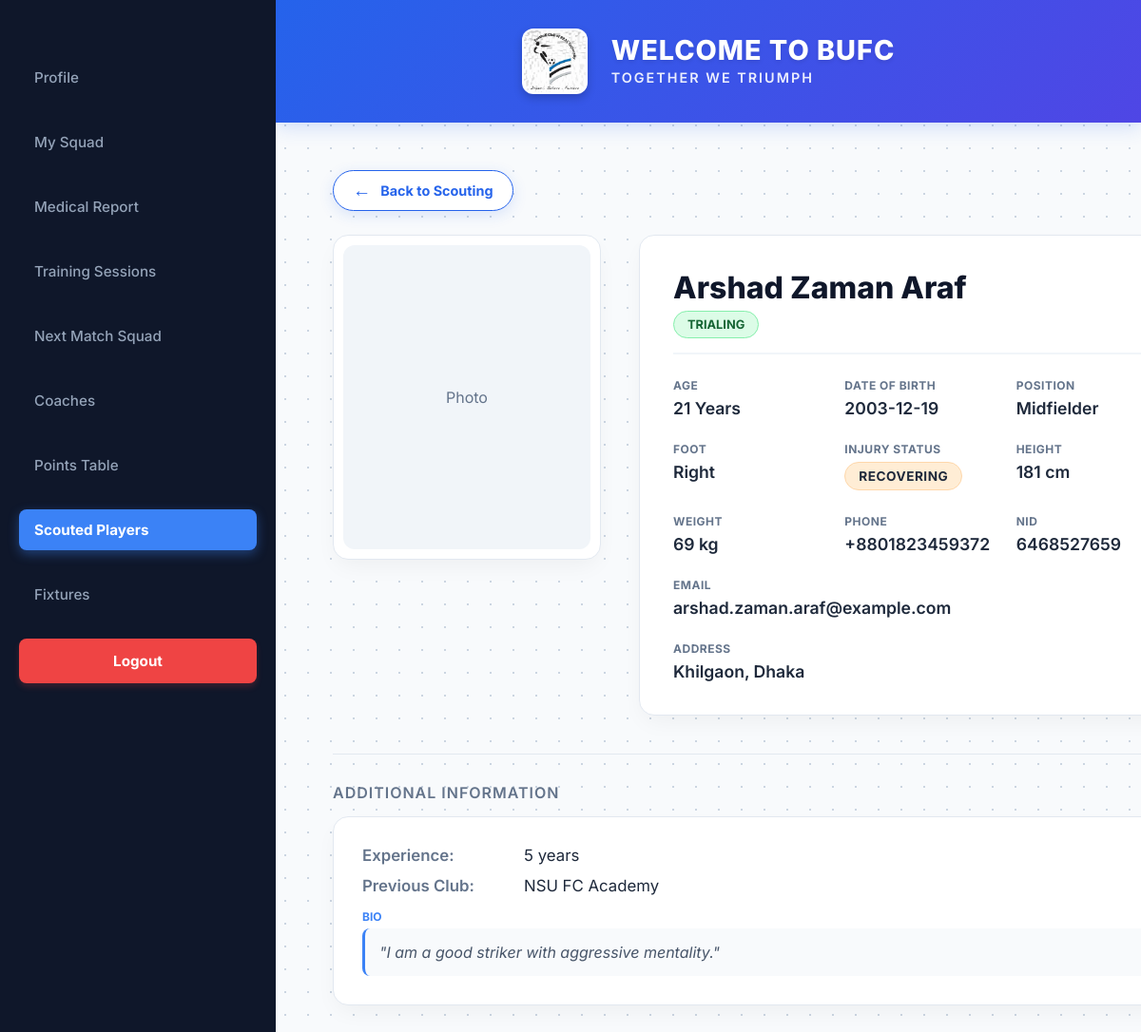
The app's page /codes/playerProfile.php?player_id=48&from=scout (signed in), older data.
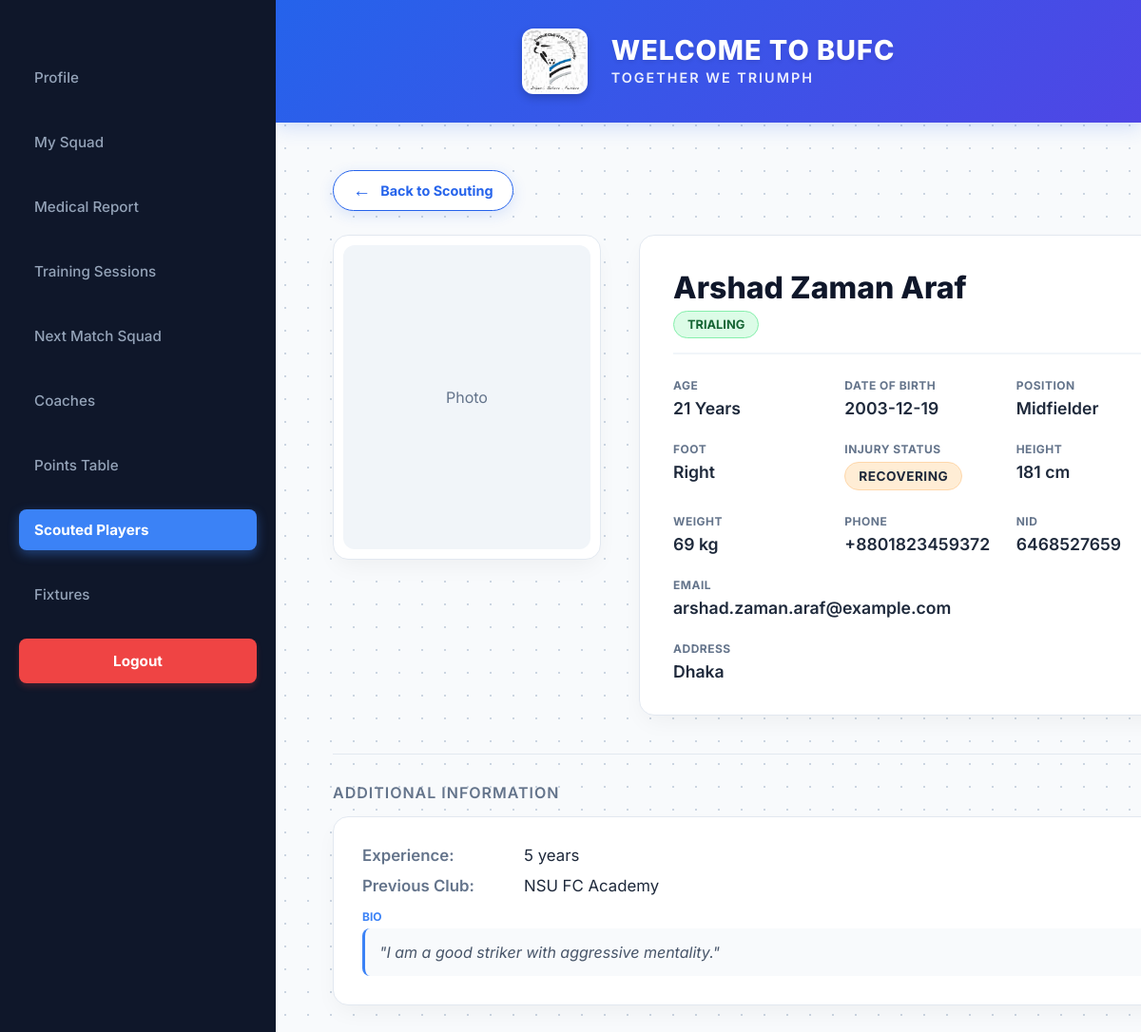
The same page, newer data.
### tables this page shows
CREATE TABLE `player` (
  `Player_ID` int(11) NOT NULL,
  `Position` varchar(50) DEFAULT NULL,
  `Preferred_foot` varchar(20) DEFAULT NULL,
  `Height` float DEFAULT NULL,
  `Weight` float DEFAULT NULL,
  `Current_Injury_Status` varchar(50) DEFAULT NULL
);

CREATE TABLE `users` (
  `User_ID` int(11) NOT NULL,
  `Name` varchar(100) NOT NULL,
  `Age` int(11) DEFAULT NULL,
  `NID` varchar(50) DEFAULT NULL,
  `Email` varchar(100) DEFAULT NULL,
  `Address` varchar(255) DEFAULT NULL,
  `Phone_No` varchar(20) DEFAULT NULL,
  `Date_of_Birth` date DEFAULT NULL,
  `salary` decimal(10,2) DEFAULT NULL,
  `contract_start_date` date DEFAULT NULL,
  `contract_end_date` date DEFAULT NULL,
  `Password` varchar(255) NOT NULL,
  `Role` varchar(20) NOT NULL
);

### codes/playerProfile.php (the view, shortened to what the changed rows need)
<?php
require_once('dbconnect.php');
$current_user_id = $_SESSION['user_id'];
if (isset($_GET['player_id'])) {
    $target_id = $_GET['player_id'];
} else {
    $target_id = $current_user_id;
}
$query_base = "SELECT * FROM users u
               JOIN Player p ON u.User_ID = p.Player_ID
               WHERE u.User_ID = '$target_id'";
$result_base = mysqli_query($conn, $query_base);
$base = mysqli_fetch_assoc($result_base);
$spec = [];
if ($base['Role'] == 'regular_player') {
    $q = "SELECT * FROM Regular_Player WHERE Regular_Player_ID = '$target_id'";
    $spec = mysqli_fetch_assoc(mysqli_query($conn, $q));
} else {
    $q = "SELECT * FROM Scouted_Player WHERE Scouted_Player_ID = '$target_id'";
    $spec = mysqli_fetch_assoc(mysqli_query($conn, $q));
}
?>
<!DOCTYPE html>
<html lang="en">
<head>
    <link rel="stylesheet" href="playerProfile.css">
</head>
<body>
    <div class="dashboard-container">
        <div class="main-content">
            <header class="top-header">
                <div class="brand-group">
                    <div class="header-text-group">
                        <h1>WELCOME TO BUFC</h1>
                    </div>
                </div>
            </header>
            <div class="profile-container fade-in">
                <div class="top-section">
                    <div class="details-box">
                        <div class="details-header">
                            <div class="header-left-group">
                                <h2 class="player-name"><?php echo htmlspecialchars($base['Name']); ?></h2>
                                <?php if ($base['Role'] == 'regular_player'): ?>
                                    <span class="role-pill">First Team</span>
                                <?php else: ?>
                                    <span class="role-pill status-<?php echo strtolower($spec['Application_Status']); ?>">
                                        <?php echo htmlspecialchars($spec['Application_Status']); ?></span>
                                <?php endif; ?>
                            </div>
                        </div>
                        <div class="info-grid">
                            <div class="info-item"><label>Age</label>
                                <div class="val"><?php echo htmlspecialchars($base['Age']); ?> Years</div>
                            </div>
                            <div class="info-item"><label>Date of Birth</label>
                                <div class="val"><?php echo htmlspecialchars($base['Date_of_Birth']); ?></div>
                            </div>
                            <div class="info-item"><label>Position</label>
                                <div class="val"><?php echo htmlspecialchars($base['Position']); ?></div>
                            </div>
                            <div class="info-item"><label>Foot</label>
                                <div class="val"><?php echo htmlspecialchars($base['Preferred_foot']); ?></div>
                            </div>
                            <div class="info-item">
                                <label>Injury Status</label>
                                <div
                                    class="val status-<?php echo strtolower(str_replace(' ', '-', $base['Current_Injury_Status'])); ?>">
                                    <?php echo htmlspecialchars($base['Current_Injury_Status']); ?>
                                </div>
                            </div>
                            <div class="info-item"><label>Height</label>
                                <div class="val"><?php echo htmlspecialchars($base['Height']); ?> cm</div>
                            </div>
                            <div class="info-item"><label>Weight</label>
                                <div class="val"><?php echo htmlspecialchars($base['Weight']); ?> kg</div>
                            </div>
                            <div class="info-item"><label>Phone</label>
                                <div class="val"><?php echo htmlspecialchars($base['Phone_No']); ?></div>
                            </div>
                            <div class="info-item"><label>NID</label>
                                <div class="val"><?php echo $base['NID'] ? htmlspecialchars($base['NID']) : 'N/A'; ?>
                                </div>
                            </div>
                            <div class="info-item full"><label>Email</label>
                                <div class="val"><?php echo htmlspecialchars($base['Email']); ?></div>
                            </div>
                            <div class="info-item full"><label>Address</label>
                                <div class="val">
                                    <?php echo $base['Address'] ? htmlspecialchars($base['Address']) : 'N/A'; ?>
                                </div>
                            </div>
                        </div>
                    </div>
                </div>
            </div>
        </div>
</body>
</html>

Row changes from the older to the newer data that the page shows:
changed through a linked row, player "Midfielder": Player_ID.Address "Khilgaon, Dhaka" → "Dhaka"
